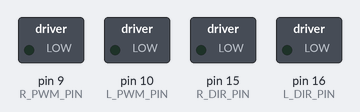
A sketch run on a simulated Arduino Mega 2560, built with avr-gcc and run on an emulated ATmega2560. Parts: switched loads named in the sketch (green lamp = pin HIGH). What the sketch prints to the serial monitor is not drawn.

Above: at 0.1 s.
At 2.1 s:
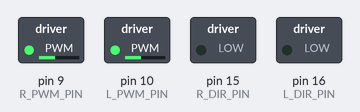
Timing chart, 0 to 3.6 s (numbered marks = the images above):
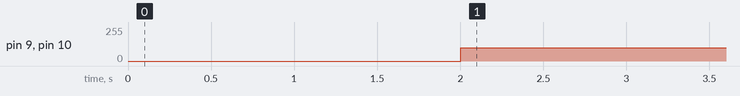

The sketch:

Romi_Navigation_PID.ino
```cpp
#include "motor.h"
#include "encoders.h"
#include "timer3.h"
#include "kinematics.h"
#include "pid.h"
#include "defs.h"
#include "utils.h"

float l_power;
float r_power;
vector2f velocity;
vector3f waypoint;

MotorController l_motor(L_PWM_PIN, L_DIR_PIN);
MotorController r_motor(R_PWM_PIN, R_DIR_PIN);
Kinematics      kinematics;
PID             left_pid(1.5, 0.02, 0.1);           // PID for controlling left motor
PID             right_pid(1.5, 0.02, 0.1);          // PID for controlling right motor
PID             heading_pid(0.4, 0, 0.0001);   // PID for controlling heading of romi

//PID-1
//PID             x_pid(0.5, 0, 0.01);              // PID for controlling x coordinate
//PID             y_pid(0.5, 0, 0.01);              // PID for controlling y coordinate

//PID-2
//PID             x_pid(0.6, 0, 0.01);              // PID for controlling x coordinate
//PID             y_pid(0.6, 0, 0.01);              // PID for controlling y coordinate

//PID-3
//PID             x_pid(0.7, 0, 0.01);              // PID for controlling x coordinate
//PID             y_pid(0.7, 0, 0.01);              // PID for controlling y coordinate

//PID-4
PID             x_pid(0.8, 0, 0.01);              // PID for controlling x coordinate
PID             y_pid(0.8, 0, 0.01);              // PID for controlling y coordinate

void setup() {
  Serial.begin(9600);
  // Wait for stable connection, report reset.
  delay(1000);
  //  Serial.println("***RESET***");

  setupEncoder0();
  setupEncoder1();
  setupTimer3();

  waypoint.x = 0.98;
  waypoint.y = -0.17;
  waypoint.theta = 0;

  delay(1000);

  reset_pids();
}

void loop() {
  vector3f pose = kinematics.update_pose(speed_r, speed_l);
  float demand_theta = calculate_theta(pose.x, pose.y, waypoint.x, waypoint.y);

  if (has_reached_waypoint(pose, waypoint) == false){
    float rotate_vel = heading_pid.update(demand_theta, pose.theta, true);
    float forward_vel_x = x_pid.update(waypoint.x, pose.x);
    float forward_vel_y = y_pid.update(waypoint.y, pose.y);

    float forward_vel = (float) sqrt(pow(forward_vel_x, 2) + pow(forward_vel_y, 2));

    l_power = 255 * left_pid.update(forward_vel - rotate_vel, speed_l); //
    r_power = 255 * right_pid.update(forward_vel + rotate_vel, speed_r); //

  }
  else {
    l_power = 0;
    r_power = 0;
    reset_pids();
  }

  send_motor_cltr();

  delay(10);
}

void send_motor_cltr() {
  l_motor.setPower(l_power);
  r_motor.setPower(r_power);
}

void reset_pids() {
  x_pid.reset();
  y_pid.reset();
  heading_pid.reset();
  right_pid.reset();
  left_pid.reset();
}
```

defs.h
```cpp
/*
   Defines all the common varibile, constants.
   Author: Vishnu Hariharan Anand and Juvith Ghosh
*/

#ifndef _DEFS_H_
#define _DEFS_H_

#define L_PWM_PIN 10
#define L_DIR_PIN 16
#define R_PWM_PIN  9
#define R_DIR_PIN 15

#define DIR_FWD LOW
#define DIR_BWD HIGH
#define MAX_PWR 100
#define MAX_SPEED 0.1

#define BUZZER_PIN  6

const float pi = 3.1416;
const float wheel_dia = 0.07; // Diameter of Romi Wheel
const int cnt_per_rev = 1440;
const float d_per_count = (wheel_dia * pi) / (cnt_per_rev);
const float l = 0.145; // Wheel Seperation

float bias = 12;

struct vector3f {
  float x = 0;
  float y = 0;
  float theta = 0;
};

//Network Parameters
const int r1 = 16; //Number of Rows for matrix 1
const int c1 = 8; //Number of Coloumns for matrix 1
const int r2 = 16; //Number of Rows for matrix 2
const int c2 = 16; //Number of Coloumns for matrix 2
const int r3 = 2; //Number of Rows for matrix 3
const int c3 = 16; //Number of Coloumns for matrix 3

struct vector2f {
  float left = 0;
  float right = 0;
};

#endif
```

encoders.h
```cpp
/*
   Encoders keep tracks of the each motor rotations.
   Author: Vishnu Hariharan Anand
   Ref: https://github.com/paulodowd/EMATM0054_20_21/blob/master/Labsheets/Core/L5_Encoders.ipynb
*/

#ifndef _ENCODERS_H_
#define _ENCODERS_H_


// These #defines act like a find-and-replace
// in your code, and make your code more readable.

#define E1_A_PIN  7
#define E1_B_PIN  23
#define E0_A_PIN  26
//E0_B_Pin is defined seperately later

//E0 -> Left Motor
//E1 -> Right Motor
// Approx 1440 count for one revolution
// Volatile Global variables used by Encoder ISR.
volatile long count_r; // used by encoder to count the rotation
volatile bool oldE1_A;  // used by encoder to remember prior state of A
volatile bool oldE1_B;  // used by encoder to remember prior state of B


volatile long count_l; // used by encoder to count the rotation
volatile bool oldE0_A;  // used by encoder to remember prior state of A
volatile bool oldE0_B;  // used by encoder to remember prior state of B


// This ISR handles just Encoder 1
// ISR to read the Encoder1 Channel A and B pins
// and then look up based on  transition what kind of
// rotation must have occured.
ISR( INT6_vect ) {
  // First, Read in the new state of the encoder pins.
  // Standard pins, so standard read functions.
  boolean newE1_B = digitalRead( E1_B_PIN );
  boolean newE1_A = digitalRead( E1_A_PIN );

  // Some clever electronics combines the
  // signals and this XOR restores the
  // true value.
  newE1_A ^= newE1_B;

  // Create a bitwise representation of our states
  // We do this by shifting the boolean value up by
  // the appropriate number of bits, as per our table
  // header:
  //
  // State :  (bit3)  (bit2)  (bit1)  (bit0)
  // State :  New A,  New B,  Old A,  Old B.
  byte state = 0;
  state = state | ( newE1_A  << 3 );
  state = state | ( newE1_B  << 2 );
  state = state | ( oldE1_A  << 1 );
  state = state | ( oldE1_B  << 0 );


  // This is an inefficient way of determining
  // the direction.  However it illustrates well
  // against the lecture slides.
  if ( state == 1 ) {          // row 1 from table
    count_r -= 1;

  } else if ( state == 2 ) {   // row 2 from table
    count_r += 1;

  } else if ( state == 4 ) {   // row 4 from table
    count_r += 1;

  } else if ( state == 7 ) {
    count_r -= 1;

  } else if ( state == 8 ) {
    count_r -= 1;

  } else if ( state == 11 ) {
    count_r += 1;

  } else if ( state == 13 ) {
    count_r += 1;

  } else if ( state == 14 ) {
    count_r -= 1;

  }


  // Save current state as old state for next call.
  oldE1_A = newE1_A;
  oldE1_B = newE1_B;

}


// This ISR handles just Encoder 0
// ISR to read the Encoder0 Channel A and B pins
// and then look up based on  transition what kind of
// rotation must have occured.
ISR( PCINT0_vect ) {

  // First, Read in the new state of the encoder pins.

  // Mask for a specific pin from the port.
  // Non-standard pin, so we access the register
  // directly.
  // Reading just PINE would give us a number
  // composed of all 8 bits.  We want only bit 2.
  // B00000100 masks out all but bit 2
  boolean newE0_B = PINE & (1 << PINE2);
  //boolean newE0_B = PINE & B00000100;  // Does same as above.

  // Standard read fro the other pin.
  boolean newE0_A = digitalRead( E0_A_PIN ); // 26 the same as A8

  // Some clever electronics combines the
  // signals and this XOR restores the
  // true value.
  newE0_A ^= newE0_B;


  // Create a bitwise representation of our states
  // We do this by shifting the boolean value up by
  // the appropriate number of bits, as per our table
  // header:
  //
  // State :  (bit3)  (bit2)  (bit1)  (bit0)
  // State :  New A,  New B,  Old A,  Old B.
  byte state = 0;
  state = state | ( newE0_A  << 3 );
  state = state | ( newE0_B  << 2 );
  state = state | ( oldE0_A  << 1 );
  state = state | ( oldE0_B  << 0 );


  // This is an inefficient way of determining
  // the direction.  However it illustrates well
  // against the lecture slides.
  if ( state == 1 ) {          // row 1 from table
    count_l -= 1;

  } else if ( state == 2 ) {   // row 2 from table
    count_l += 1;

  } else if ( state == 4 ) {   // row 4 from table
    count_l += 1;

  } else if ( state == 7 ) {
    count_l -= 1;

  } else if ( state == 8 ) {
    count_l -= 1;

  } else if ( state == 11 ) {
    count_l += 1;

  } else if ( state == 13 ) {
    count_l += 1;

  } else if ( state == 14 ) {
    count_l -= 1;

  }

  // Save current state as old state for next call.
  oldE0_A = newE0_A;
  oldE0_B = newE0_B;
}


/*
   This setup routine enables interrupts for
   encoder1.  The interrupt is automatically
   triggered when one of the encoder pin changes.
   This is really convenient!  It means we don't
   have to check the encoder manually.
*/
void setupEncoder1() {

  // Initialise our count value to 0.
  count_r = 0;

  // Initialise the prior A & B signals
  // to zero, we don't know what they were.
  oldE1_A = 0;
  oldE1_B = 0;

  // Setup pins for encoder 1
  pinMode( E1_A_PIN, INPUT );
  pinMode( E1_B_PIN, INPUT );

  // Now to set up PE6 as an external interupt (INT6), which means it can
  // have its own dedicated ISR vector INT6_vector

  // Page 90, 11.1.3 External Interrupt Mask Register – EIMSK
  // Disable external interrupts for INT6 first
  // Set INT6 bit low, preserve other bits
  EIMSK = EIMSK & ~(1 << INT6);
  //EIMSK = EIMSK & B1011111; // Same as above.

  // Page 89, 11.1.2 External Interrupt Control Register B – EICRB
  // Used to set up INT6 interrupt
  EICRB |= ( 1 << ISC60 );  // using header file names, push 1 to bit ISC60
  //EICRB |= B00010000; // does same as above

  // Page 90, 11.1.4 External Interrupt Flag Register – EIFR
  // Setting a 1 in bit 6 (INTF6) clears the interrupt flag.
  EIFR |= ( 1 << INTF6 );
  //EIFR |= B01000000;  // same as above

  // Now that we have set INT6 interrupt up, we can enable
  // the interrupt to happen
  // Page 90, 11.1.3 External Interrupt Mask Register – EIMSK
  // Disable external interrupts for INT6 first
  // Set INT6 bit high, preserve other bits
  EIMSK |= ( 1 << INT6 );
  //EIMSK |= B01000000; // Same as above

}

void setupEncoder0() {

  // Initialise our count value to 0.
  count_l = 0;

  // Initialise the prior A & B signals
  // to zero, we don't know what they were.
  oldE0_A = 0;
  oldE0_B = 0;

  // Setting up E0_PIN_B:
  // The Romi board uses the pin PE2 (port E, pin 2) which is
  // very unconventional.  It doesn't have a standard
  // arduino alias (like d6, or a5, for example).
  // We set it up here with direct register access
  // Writing a 0 to a DDR sets as input
  // DDRE = Data Direction Register (Port)E
  // We want pin PE2, which means bit 2 (counting from 0)
  // PE Register bits [ 7  6  5  4  3  2  1  0 ]
  // Binary mask      [ 1  1  1  1  1  0  1  1 ]
  //
  // By performing an & here, the 0 sets low, all 1's preserve
  // any previous state.
  DDRE = DDRE & ~(1 << DDE6);
  //DDRE = DDRE & B11111011; // Same as above.

  // We need to enable the pull up resistor for the pin
  // To do this, once a pin is set to input (as above)
  // You write a 1 to the bit in the output register
  PORTE = PORTE | (1 << PORTE2 );
  //PORTE = PORTE | 0B00000100;

  // Encoder0 uses conventional pin 26
  pinMode( E0_A_PIN, INPUT );
  digitalWrite( E0_A_PIN, HIGH ); // Encoder 0 xor

  // Enable pin-change interrupt on A8 (PB4) for encoder0, and disable other
  // pin-change interrupts.
  // Note, this register will normally create an interrupt a change to any pins
  // on the port, but we use PCMSK0 to set it only for PCINT4 which is A8 (PB4)
  // When we set these registers, the compiler will now look for a routine called
  // ISR( PCINT0_vect ) when it detects a change on the pin.  PCINT0 seems like a
  // mismatch to PCINT4, however there is only the one vector servicing a change
  // to all PCINT0->7 pins.
  // See Manual 11.1.5 Pin Change Interrupt Control Register - PCICR

  // Page 91, 11.1.5, Pin Change Interrupt Control Register
  // Disable interrupt first
  PCICR = PCICR & ~( 1 << PCIE0 );
  // PCICR &= B11111110;  // Same as above

  // 11.1.7 Pin Change Mask Register 0 – PCMSK0
  PCMSK0 |= (1 << PCINT4);

  // Page 91, 11.1.6 Pin Change Interrupt Flag Register – PCIFR
  PCIFR |= (1 << PCIF0);  // Clear its interrupt flag by writing a 1.

  // Enable
  PCICR |= (1 << PCIE0);
}

#endif
```

kinematics.h
```cpp
/*
   Kinematics calculates the pose of the romi using Differential Drive Kinematics (ICC)
   Ref: http://www.cs.columbia.edu/~allen/F17/NOTES/icckinematics.pdf
   Author: Vishnu Hariharan Anand
*/

#ifndef _KINEMATICS_H_
#define _KINEMATICS_H_

#include "defs.h"
#include "timer3.h"
#include "utils.h"

class Kinematics {
  public:
    vector3f pose;
    vector3f pose_old;

    vector3f update_pose(float speed_r_local, float speed_l_local);
    void print_pose();
  private:
    unsigned long last_millis = 0;
};

vector3f Kinematics::update_pose(float speed_r_local, float speed_l_local) {

  //Calculate how much time (in milliseconds) has
  // bassed since the last update call
  // Note, we do this in type "long", and then
  // typecast the final result to "float".
  long time_now = millis();
  long diff_time = time_now - last_millis;
  last_millis = time_now;

  float dt = (float)diff_time / 1000.0;
  float sum = speed_r_local + speed_l_local;
  float diff = speed_r_local - speed_l_local;

  if (abs(sum) < 0.005) {
    pose.x = pose_old.x;
    pose.y = pose_old.y;
    pose.theta = pose_old.theta + (diff * dt / l);
  }
  else if (abs(diff) < 0.03) {
    float s = sum/2;
    pose.x = pose_old.x + s * cos(pose_old.theta) * dt;
    pose.y = pose_old.y + s * sin(pose_old.theta) * dt;
    pose.theta = pose_old.theta;
  }

  else {
    pose.x = pose_old.x + (sum * cos(pose_old.theta) * dt) / 2;
    pose.y = pose_old.y + (sum * sin(pose_old.theta) * dt) / 2;
    pose.theta = pose_old.theta + (diff * dt / l);
  }

  pose.theta = constraint_theta(pose.theta);

  pose_old.x = pose.x;
  pose_old.y = pose.y;
  pose_old.theta = pose.theta;

  print_pose();

  return pose;
}

void Kinematics::print_pose() {
//  Serial.print( "x:  ");
  Serial.print( pose.x );
  Serial.print( ",");
//  Serial.print( "y: " );
  Serial.print( pose.y );
  Serial.print( ",");
//  Serial.print( "theta:  ");
  Serial.println( pose.theta * 180 / pi);
}


#endif
```

motor.h
```cpp
/*
   Motor Contoller class hepls to send PWM commands to the motors.
   Author: Vishnu Hariharan Anand
*/

#ifndef _MOTOR_H_
#define _MOTOR_H_

#include "defs.h"

class MotorController {
  public:
    int dir_pin;
    int pwm_pin;
    MotorController(int pwm_pin, int dir_pin) {
      this->dir_pin = dir_pin;
      this->pwm_pin = pwm_pin;

      // Set our motor driver pins as outputs.
      pinMode( dir_pin, OUTPUT );
      pinMode( pwm_pin, OUTPUT );

      digitalWrite( dir_pin, LOW );
      digitalWrite( pwm_pin, LOW );
    }

    void setPower( float power) {
      if (power < 0) {
        digitalWrite( dir_pin, DIR_BWD );
        power *= -1;
      } else {
        digitalWrite( dir_pin, DIR_FWD );
      }
      if (power > MAX_PWR) {
        power = MAX_PWR;
      }
      if (power < bias) {
        power = 0;
      }

      analogWrite(pwm_pin, power);
    }

};

#endif
```

pid.h
```cpp
/*
   Define the basic pid controller.
   Author: Vishnu Hariharan Anand
   Ref: https://github.com/paulodowd/EMATM0054_20_21/blob/master/Romi_CodeStub/pid.h
*/

#ifndef _PID_H_
#define _PID_H_

#include "utils.h"

class PID {
  public:
    PID(float P, float I, float D);                 // Constructor, not order of P I & D arguments when calling.
    void setGains(float P, float I, float D);       // This function updates the values of the gains
    void reset();                                   // Useful to remove any intergral wind-up
    float update(float demand, float measurement, bool is_heading = false);  // This update takes a demand and measurement.
    void printComponents(); //This function prints the individual components of the control signal and can be used for debugging
    float Kp_output = 0;
    float Ki_output = 0;
    float Kd_output = 0;
  private:
    //Control gains
    float Kp; //Proportional
    float Ki; //Integral
    float Kd; //Derivative

    //Values to store
    float output_signal       = 0;
    float last_error          = 0; //For calculating the derivative term
    float integral_error      = 0; //For storing the integral of the error
    unsigned long last_millis = 0;
};

/*
   Class constructor
   This runs whenever we create an instance of the class
*/
PID::PID(float P, float I, float D)
{
  //Store the gains
  setGains(P, I, D);
  //Set last_millis
  reset();
}

/*
   This function prints the individual contributions to the total contol signal
   You can call this yourself for debugging purposes, or set the debug flag to true to have it called
   whenever the update function is called.
*/
void PID::printComponents() {

  Serial.print(Kp_output);
  Serial.print(", ");
  Serial.print(Kd_output);
  Serial.print(", ");
  Serial.print(Ki_output);
  Serial.print(", ");
  Serial.println(output_signal);

}

void PID::reset() {
  last_error      = 0;
  integral_error  = 0;
  Kp_output       = 0;
  Ki_output       = 0;
  Kd_output       = 0;
  last_millis     = millis();
}

/*
   This function sets the gains of the PID controller
*/
void PID::setGains(float P, float I, float D) {
  Kp = P;
  Kd = D;
  Ki = I;
}

/*
   This is the update function.
   This function should be called repeatedly.
   It takes a measurement of a particular quantity and a desired value for that quantity as input
   It returns an output; this can be sent directly to the motors,
   or perhaps combined with other control outputs
*/
float PID::update(float demand, float measurement, bool is_heading = false) {

  //Calculate how much time (in milliseconds) has
  // bassed since the last update call
  // Note, we do this in type "long", and then
  // typecast the final result to "float".
  long time_now = millis();
  long diff_time = time_now - last_millis;
  last_millis = time_now;

  float dt = (float)diff_time;

  // Calculate error between demand and measurement.
  float error = demand - measurement ;
  if (is_heading){
    error = constraint_theta(error);
  }

  //This represents the error derivative
   float error_delta = (error - last_error)/dt;
   last_error = error;

  // Integral term.
   integral_error += error * dt;

  //Calculate P,I,D Term contributions.
   Kp_output = Kp * error;
   Kd_output = -Kd * error_delta;
   Ki_output = Ki * integral_error;

  //Add the three components to get the total output
  output_signal = Kp_output + Kd_output + Ki_output;


//  if (output_signal > 1){
//    output_signal = 1;
//  }else if (output_signal < -1){
//    output_signal = -1;
//  }

  // Pass the result back.
  return output_signal;
}

#endif
```

Source omitted: timer3.h (1955 bytes), utils.h (807 bytes)

Measured:
- by itself, pin 9 (R_PWM_PIN), pin 10 (L_PWM_PIN): 0/255 → 100/255 at 2.0 s
